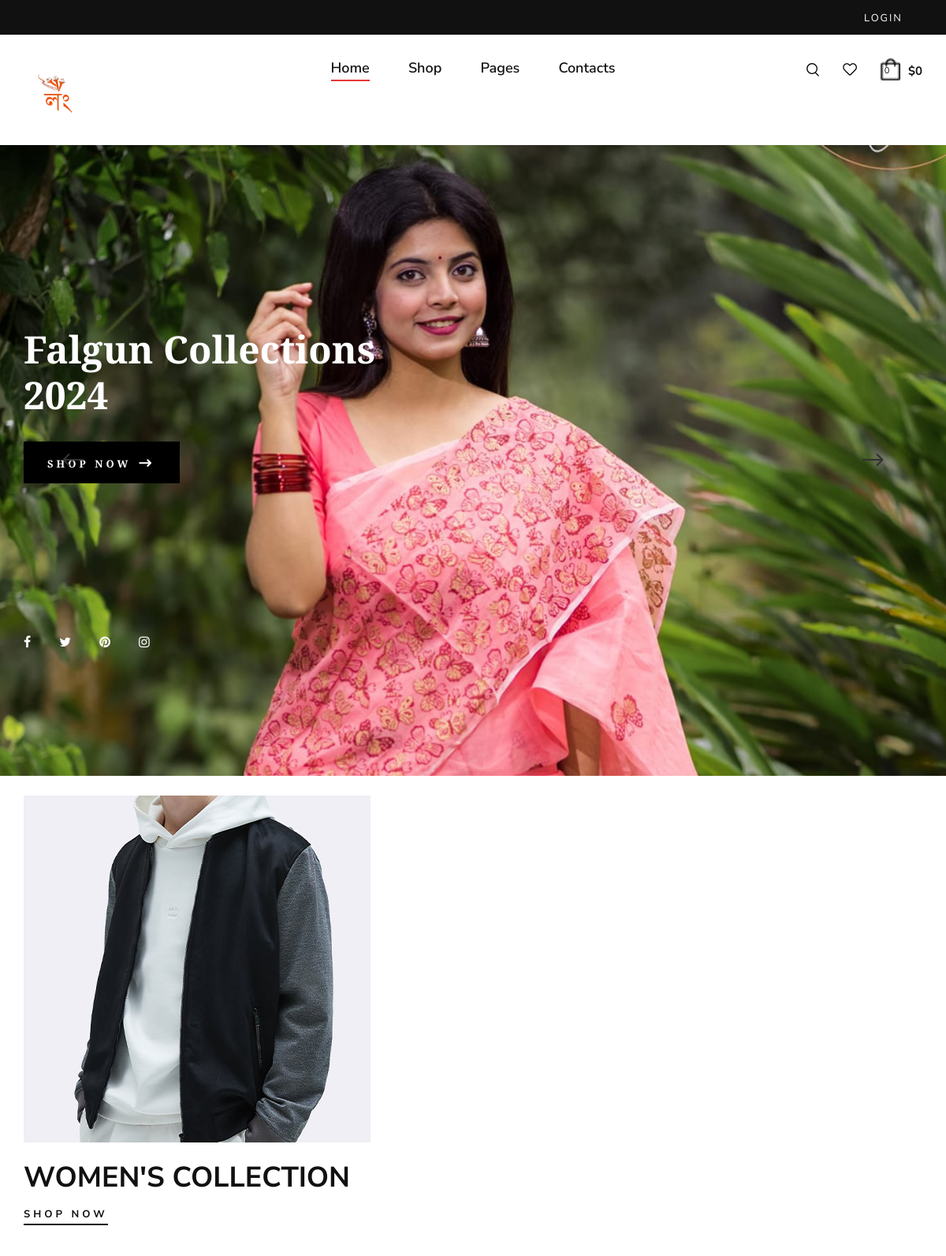
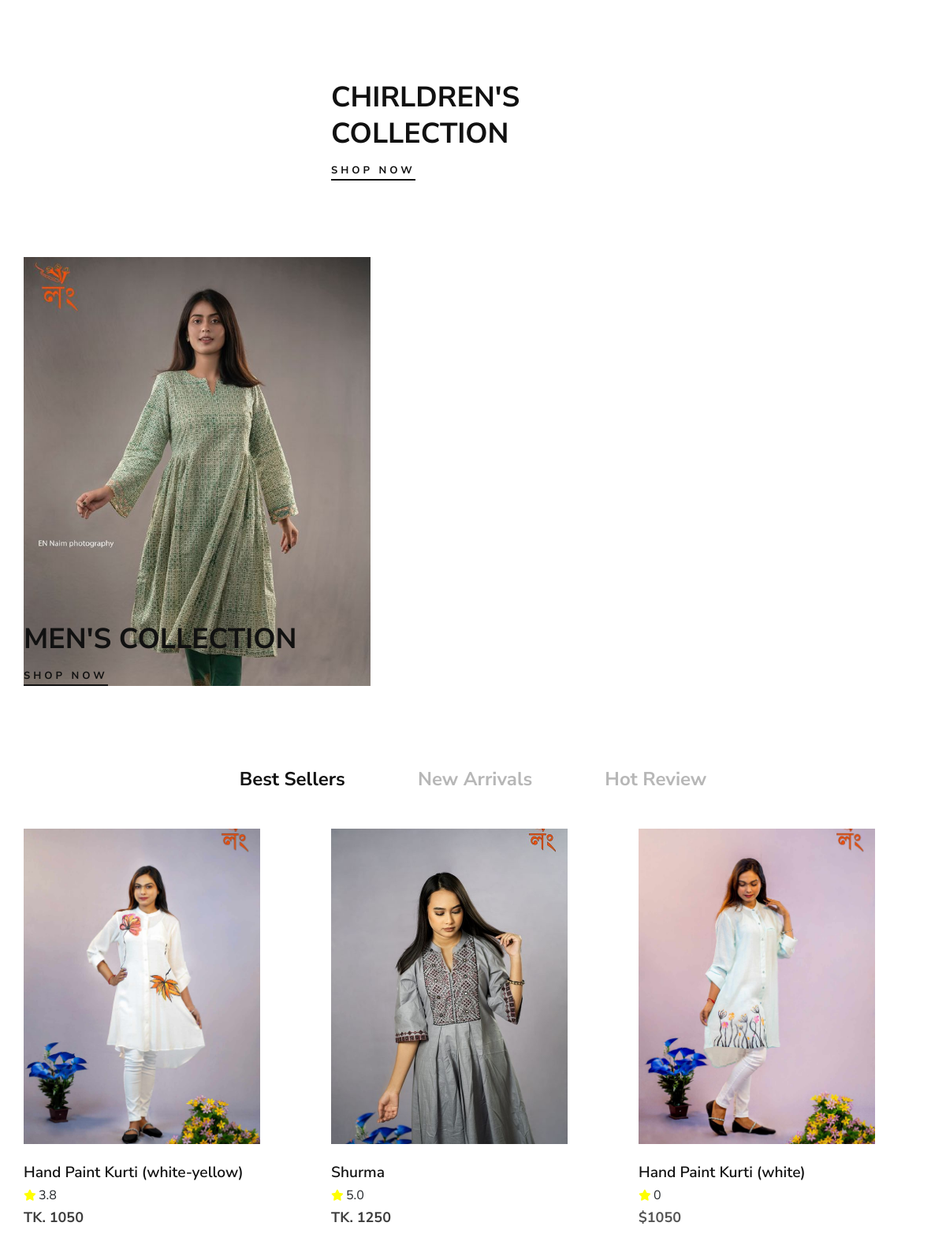
The page / (upper part) on the database its author committed (2 pictures, top to bottom).
### shop/models.py (models this page shows, shortened)
class Order(models.Model):
    STATUS_CHOICES = [
        ('not_confirm','not_confirm'),
        ('Pending', 'Pending'),
        ('Processing', 'Processing'),
        ('Shipped', 'Shipped'),
        ('Delivered', 'Delivered'),
        ('Cancelled', 'Cancelled'),
    ]
    user=models.ForeignKey(UserProfile,on_delete=models.SET_NULL,null=True)
    status = models.CharField(max_length=20, choices=STATUS_CHOICES, default='Pending')
    items = models.ManyToManyField('Product', through='OrderItem')
    created_at=models.DateTimeField(default=now,blank=True)
    complete=models.BooleanField(default=False,blank=True)
    order_id=models.CharField(max_length=20,null=True,blank=True)
    coupon=models.BooleanField(default=False,null=True,blank=True)
    coupon_percentange=models.PositiveIntegerField(default=0,null=True,blank=True)
    cancel_reason=models.TextField(null=True,blank=True)
    @property
    def get_total(self):
        order_items = OrderItem.objects.filter(order=self)
        total = sum(item.item_total for item in order_items)
        if self.coupon:
            total-=total*(self.coupon_percentange/100)
        return int(total)
    @property
    def total_items(self):
        order_items = OrderItem.objects.filter(order=self)
        total = sum(item.quantity for item in order_items)
        return total

class CollectionSet(models.Model):
    name=models.CharField(max_length=100)
    hero=models.BooleanField(default=False)
    image=models.ImageField(upload_to='collectionset/',blank=True,null=True)
    @property
    def imageURL(self):
        try:
            url=self.image.url
        except:
            url=''
        return url

class Product(models.Model):
    name=models.CharField(max_length=100)
    product_code=models.CharField(max_length=100,null=True,blank=True)
    description=models.TextField(null=True,blank=True)
    price = models.IntegerField(default=0)
    productCategory = models.ManyToManyField(ProductCategory)
    image=models.ImageField(upload_to='product-image/',blank=True,null=True)
    image2=models.ImageField(upload_to='product-image/',blank=True,null=True)
    image3=models.ImageField(upload_to='product-image/',blank=True,null=True)
    image4=models.ImageField(upload_to='product-image/',blank=True,null=True)
    arrive_at=models.DateTimeField(default=now,blank=True)
    new_arrival=models.BooleanField(default=False,blank=True)
    tags = TaggableManager()
    in_stock=models.BooleanField(default=True,blank=True)
    def __str__(self):
        return str(f'{self.name} ')
    @property
    def imageURL(self):
        try:
            url=self.image.url
        except:
            url=''
        return url
    def average_rating(self):
        reviews = Review.objects.filter(product=self)
        if reviews.exists():
            s= sum([review.ratting for review in reviews]) / len(reviews)
            return round(s, 1)
        return 0

class Review(models.Model):
    user=models.ForeignKey(UserProfile,on_delete=models.CASCADE)
    content= models.TextField()
    image=models.ImageField(upload_to='product-review/',blank=True,null=True)
    ratting = models.IntegerField(
        choices=[(1, '1'), (2, '2'), (3, '3'), (4, '4'), (5, '5')]
    )
    product = models.ForeignKey(Product,on_delete=models.CASCADE)
    at_time = models.DateTimeField(default=now, blank=True)

### shop/views.py (the view)
# urls.py: 2. Add a URL to urlpatterns:  path('', views.home, name='home')
def home(request):
    products= Product.objects.all()
    userProfile=get_user(request)
    top_rated_product=[]
    heroCollections=CollectionSet.objects.filter(hero=True)
    collectionsets=CollectionSet.objects.filter(hero=False)
    for product in products:
        rating=product.average_rating()
        time_frame = timezone.now() - product.arrive_at
        print('time frame',time_frame.days)
        if  time_frame.days <= 7:
            product.new_arrival=True
            product.save()
        else:
            product.new_arrival=False
            product.save()
        if rating>3:
            top_rated_product.append(product)
    for i in top_rated_product:
        print(i)
    new_arrival_products = Product.objects.filter(new_arrival=True)
    print(len(new_arrival_products))
    context={
        'products':products,
        'userProfile':userProfile,
        'top_rated_product':top_rated_product,
        'new_arrival_products':new_arrival_products,
        'heroCollections':heroCollections,
        'collectionsets':collectionsets
    }
    try:
        order=Order.objects.get(user=userProfile,complete=False)
        items=OrderItem.objects.filter(order=order)
        context.update({'order':order,'items':items})
    except Exception as e:
        print(e)
    return render(request,'shop/home.html',context)

### shop/models.py (called while the page is built)
    def __str__(self) -> str:
        st = self.session_key
        new_string = st.replace('.', '')
        return new_string

### shop/views.py (called while the page is built)
def get_ip(request):
    x_forwarded_for = request.META.get('HTTP_X_FORWARDED_FOR')
    if x_forwarded_for:
        ip = x_forwarded_for.split(',')[0]
    else:
        ip = request.META.get('REMOTE_ADDR', '')
    return ip

def create_anonymous_user(request):
    session_key = get_ip(request)
    print(session_key)
    anonymous_user,c = AnonymousUser.objects.get_or_create(session_key=session_key)
    return anonymous_user

def get_user(request):
    user =None
    if request.user.is_authenticated:
        user=request.user
    else:
        u=create_anonymous_user(request)
        user,c=User.objects.get_or_create(username=u)
    try:
        userprofile, created = UserProfile.objects.get_or_create(user=user)
    except Exception as e:
        print(f"An error occurred: {str(e)}")
    return userprofile

### shop/templates/shop/home.html (shortened to what this page needs)
{% extends 'shop/main.html' %}
{% load static %}
{% block body %}
    <section class="hero">
        <div class="hero__slider owl-carousel">
            {% for collection in heroCollections %}
            <div class="hero__items set-bg" data-setbg="{{collection.imageURL}}">
                <div class="container">
                    <div class="row">
                        <div class="col-xl-5 col-lg-7 col-md-8">
                            <div class="hero__text">
                                <h2 style="color:#fff; font-family: 'Prata', serif;">{{collection.name}}</h2>
                                <a href="{% url 'shop_grid' pk=collection.id %}" class="primary-btn s">Shop now <span class="arrow_right"></span></a>
                                <div class="hero__social">
                                    <a href="#"><i class="fa c fa-facebook"></i></a>
                                    <a href="#"><i class="fa c fa-twitter"></i></a>
                                    <a href="#"><i class="fa c fa-pinterest"></i></a>
                                    <a href="#"><i class="fa c fa-instagram"></i></a>
                                </div>
                            </div>
                        </div>
                    </div>
                </div>
            </div>
            {% endfor %}
        </div>
    </section>
    <section class="banner spad">
        <div class="container">
            <div class="row">
                {% for collection in collectionsets %}
                {% if forloop.counter|divisibleby:2 %}
                <div class="col-lg-7 offset-lg-4">
                    <div class="banner__item">
                        <div class="banner__item__pic" >
                        </div>
                        <div class="banner__item__text">
                            <h2>{{collection.name}}</h2>
                            <a href="{% url 'shop_grid' pk=collection.id %}">Shop now</a>
                        </div>
                    </div>
                </div>
                {% else %}
                <a href="{% url 'shop_grid' pk=collection.id %}">
                <div class="col-lg-5">
                    <div class="banner__item banner__item--middle">
                         <div class="banner__item">
                            <div class="banner__item__pic">
                                <a href="{% url 'shop_grid' pk=collection.id %}" style="text-decoration: none;">
                                    <img src="{{collection.imageURL}}" style="height: auto; max-width: 440px; object-fit: cover;" alt="">
</a>
                            </div>
                            <div class="banner__item__text">
                                <h2>{{collection.name}}</h2>
                                <a href="{% url 'shop_grid' pk=collection.id %}">Shop now</a>
                            </div>
                        </div>
                    </div>
                </div>
            </a>
                {% endif %}
                {% endfor %}
            </div>
        </div>
    </section>
    <section class="product spad">
        <div class="container">
            <div class="row">
                <div class="col-lg-12">
                    <ul class="filter__controls">
                        <li class="active" data-filter="*">Best Sellers</li>
                        <li data-filter=".new-arrivals">New Arrivals</li>
                        <li data-filter=".hot-sales">Hot Review</li>
                    </ul>
                </div>
            </div>
            <div class="row product__filter">
                {% for product in top_rated_product %}
                <div class="col-lg-4 col-md-6 col-sm-6 col-md-6 col-sm-6 mix hot-sales">
                    <div class="product__item">
                        <a href="{% url 'shop_details' pk=product.id %}">
                             <div class="product__item__pic set-bg" data-setbg="{{product.imageURL}}">
                        </div>
                    </a>
                        <div class="product__item__text">
                            <h6 style="font-size: 1.2rem;">{{product.name}}</h6>
                            <div class="rating">
                                <i class="fa-solid fa-star" style="color: yellow;"></i>&nbsp;&nbsp;{{product.average_rating}} <span</span>
                            </div>
                            <h5 style="opacity: .8;">TK. {{product.price}}</h5>
                        </div>
                    </div>
                </div>
                {% endfor %}
                {% for product in new_arrival_products %}
                <div class="col-lg-4 col-md-6 col-sm-6 col-md-6 col-sm-6 mix new-arrivals">
                    <div class="product__item">
                        <a href="{% url 'shop_details' pk=product.id %}">
                        <div class="product__item__pic set-bg" data-setbg="{{product.imageURL}}">
                        </div>
                    </a>
                        <div class="product__item__text">
                            <h6 style="font-size: 1.2rem;">{{product.name}}</h6>
                            <div class="rating">
                                <i class="fa-solid fa-star" style="color: yellow;"></i>&nbsp;&nbsp;{{product.average_rating}} <span</span>
                            </div>
                            <h5 style="opacity: .7;">${{product.price}}</h5>
                        </div>
                    </div>
                </div>
                {% endfor %}
            </div>
        </div>
    </section>
  {% endblock %}

### shop/templates/shop/main.html (shortened to what this page needs)
<!DOCTYPE html>
{% load static %}
<html lang="zxx">
<head>
    <link rel="stylesheet" href="https://cdnjs.cloudflare.com/ajax/libs/font-awesome/6.5.1/css/all.min.css" />
    <link rel="stylesheet" href="{% static 'shop/css/bootstrap.min.css' %}" type="text/css">
    <link rel="stylesheet" href="{% static 'shop/css/font-awesome.min.css' %}" type="text/css">
    <link rel="stylesheet" href="{% static 'shop/css/elegant-icons.css' %}" type="text/css">
    <link rel="stylesheet" href="{% static 'shop/css/magnific-popup.css' %}" type="text/css">
    <link rel="stylesheet" href="{% static 'shop/css/nice-select.css' %}" type="text/css">
    <link rel="stylesheet" href="{% static 'shop/css/owl.carousel.min.css' %}" type="text/css">
    <link rel="stylesheet" href="{% static 'shop/css/slicknav.min.css' %}" type="text/css">
    <link rel="stylesheet" href="{% static 'shop/css/style.css' %}" type="text/css">
</head>
<body>
    <header class="header">
        <div class="header__top">
            <div class="container">
                <div class="row">
                    <div class="col-lg-6 col-md-7">
                    </div>
                    <div class="col-lg-6 col-md-5">
                        <div class="header__top__right">
                            <div class="header__top__links">
                                {% if user.is_authenticated %}
                                <a href="{% url 'logout' %}">logout</a>
                                {% else %}
                                <a href="{% url 'login' %}">login</a>
                                {% endif %}
                            </div>
                        </div>
                    </div>
                </div>
            </div>
        </div>
        <div class="container">
            <div class="row">
                <div class="col-lg-3 col-md-3">
                    <div class="header__logo">
                        <a href="/"><img src="{% static 'image/logo/logo2.png' %}" height="80" alt=""></a>
                    </div>
                </div>
                <div class="col-lg-6 col-md-6">
                    <nav class="header__menu mobile-menu">
                        <ul>
                            <li class="active"><a href="/">Home</a></li>
                            <li ><a href="">Shop</a></li>
                            <li><a href="#">Pages</a>
                            </li>
                            <li><a href="./contact.html">Contacts</a></li>
                        </ul>
                    </nav>
                </div>
                <div class="col-lg-3 col-md-3">
                    <div class="header__nav__option">
                        <a href="#" class="search-switch"><img src="img/icon/search.png" alt=""></a>
                        <a href="#"><img src="img/icon/heart.png" alt=""></a>
                        <a href="{% url 'cart' %}"><img src="{% static 'shop/img/icon/cart.png' %}" width="25" alt=""> <span>{{order.total_items}}</span></a>
                        <div class="price">${{order.get_total}}</div>
                    </div>
                </div>
            </div>
        </div>
    </header>
	{% block body %}
    {% endblock %}
</body>
</html>

### shop/templates/shop/home.html (style rules this page uses)
.c { color: #fff; }
.s { font-family: 'Prata', serif; }

### rows shown on the page
Order: total_items "0", get_total "0"
CollectionSet: name "Falgun Collections 2024"
CollectionSet: imageURL (picture), name "WOMEN'S COLLECTION"
CollectionSet: name "CHIRLDREN'S COLLECTION"
CollectionSet: imageURL (picture), name "MEN'S COLLECTION"
Product: shows a picture, name "Hand Paint Kurti (white-yellow)", average_rating "3.8", price "1050"
Product: shows a picture, name "Shurma", average_rating "5.0", price "1250"
Product: name "Hand Paint Kurti (white)", average_rating "0", price "1050"
